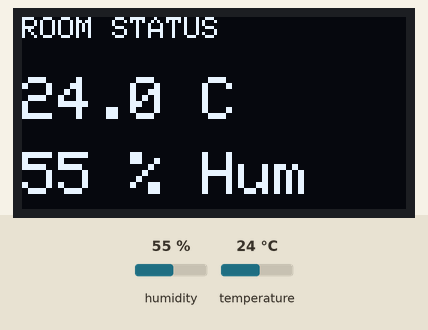
A sketch run on a simulated ESP32. Parts: 128×64 one-colour display. Inputs (shaded band) come from the test bench; at power-on: humidity 55 %, temperature 24 °C. What the sketch prints to the serial monitor is not drawn.

Above: at 4.8 s.
4.9 s: humidity set to 22 %
At 6.4 s:
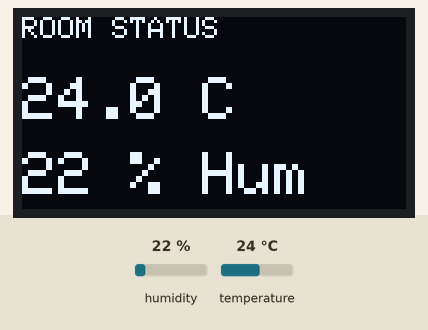
7.9 s: temperature set to 12 °C
At 9.0 s:
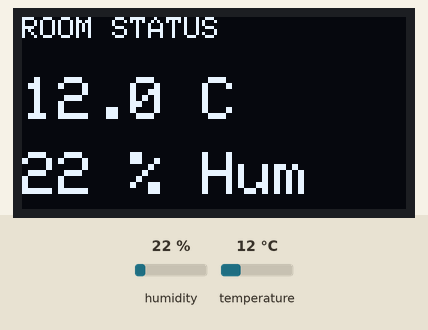
10.9 s: humidity set to 40 %
At 13.2 s:
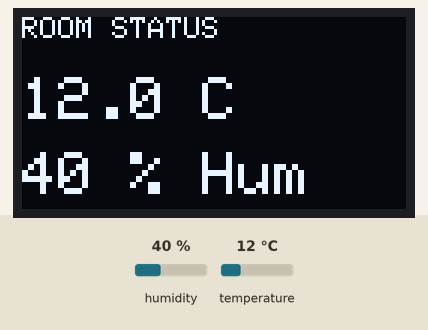
13.9 s: temperature set to 19 °C
At 14.6 s:
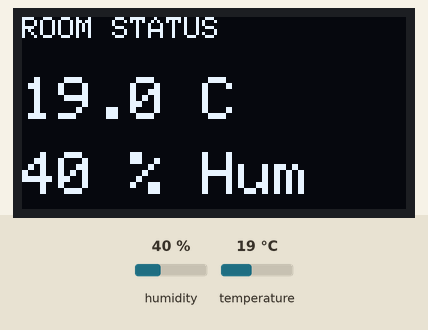
Timing chart, 0 to 16.9 s (numbered marks = the images above; inputs shaded):
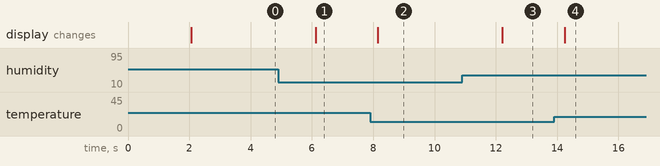

Measured:
- after the input at 4.9 s, the display: changes after 1.2 s (image 1)
- after the input at 7.9 s, the display: changes after 0.25 s (image 2)
- after the input at 10.9 s, the display: changes after 1.3 s (image 3)
- after the input at 13.9 s, the display: changes after 0.35 s (image 4)

The sketch:

Temp_and_Humi_Checker.ino
```cpp
#include <Wire.h>
#include <Adafruit_GFX.h>
#include <Adafruit_SSD1306.h>
#include <DHT.h>

#define SCREEN_WIDTH 128
#define SCREEN_HEIGHT 64
#define OLED_RESET -1
#define SCREEN_ADDRESS 0x3C

#define DHTPIN 2
#define DHTTYPE DHT22

Adafruit_SSD1306 display(SCREEN_WIDTH, SCREEN_HEIGHT, &Wire, OLED_RESET);
DHT dht(DHTPIN, DHTTYPE);

void setup(){
  Serial.begin(115200);

  dht.begin();

  if(!display.begin(SSD1306_SWITCHCAPVCC, SCREEN_ADDRESS))
  {
      Serial.println("OLED ALLOCATION FAILED!");
      for(;;);
  }

  display.clearDisplay();
  display.setTextColor(SSD1306_WHITE);

}

void loop(){
  delay(2000);

  float humidity = dht.readHumidity();
  float temperature = dht.readTemperature();

  if(isnan(humidity) || isnan(temperature))
  {
    Serial.println("Failed to read form DHT sensor");
    return;
  }

  Serial.print(F("Humidity: "));
  Serial.print(humidity);
  Serial.print(F("%  Temperature: "));
  Serial.print(temperature);
  Serial.println(F("°C "));

  display.clearDisplay();

  display.setTextSize(1);
  display.setCursor(0,0);
  display.println(F("ROOM STATUS"));

  display.setTextSize(2);
  display.setCursor(0, 20);
  display.print(temperature, 1);
  display.print(" C");

  display.setCursor(0, 45);
  display.print(humidity, 0);
  display.print(" % Hum");

  display.display();
}
```
